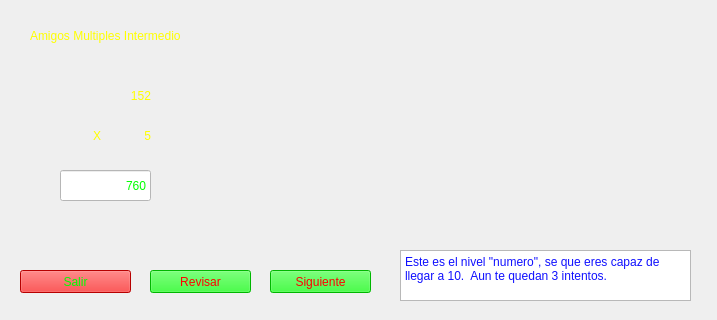
<?xml version="1.0" encoding="UTF-8"?>
<ui version="4.0">
 <class>MainWindow</class>
 <widget class="QMainWindow" name="MainWindow">
  <property name="geometry">
   <rect>
    <x>0</x>
    <y>0</y>
    <width>717</width>
    <height>320</height>
   </rect>
  </property>
  <property name="windowTitle">
   <string>Amigos Multiples Intermedio</string>
  </property>
  <property name="styleSheet">
   <string notr="true"/>
  </property>
  <widget class="QWidget" name="centralwidget">
   <widget class="QLabel" name="label">
    <property name="geometry">
     <rect>
      <x>30</x>
      <y>20</y>
      <width>341</width>
      <height>31</height>
     </rect>
    </property>
    <property name="styleSheet">
     <string notr="true">font: 22pt &quot;Times New Roman&quot;;
color: rgb(255, 255, 0);</string>
    </property>
    <property name="text">
     <string>Amigos Multiples Intermedio</string>
    </property>
   </widget>
   <widget class="QPushButton" name="pushButton_2">
    <property name="geometry">
     <rect>
      <x>20</x>
      <y>270</y>
      <width>111</width>
      <height>23</height>
     </rect>
    </property>
    <property name="styleSheet">
     <string notr="true">font: 18pt &quot;Times New Roman&quot;;
background-color: rgb(255, 0, 0);
color: rgb(0, 255, 0);</string>
    </property>
    <property name="text">
     <string>Salir</string>
    </property>
   </widget>
   <widget class="QLabel" name="Sumatoria">
    <property name="geometry">
     <rect>
      <x>70</x>
      <y>80</y>
      <width>81</width>
      <height>31</height>
     </rect>
    </property>
    <property name="styleSheet">
     <string notr="true">font: 22pt &quot;Times New Roman&quot;;
color: rgb(255, 255, 0);</string>
    </property>
    <property name="text">
     <string>152</string>
    </property>
    <property name="alignment">
     <set>Qt::AlignRight|Qt::AlignTrailing|Qt::AlignVCenter</set>
    </property>
   </widget>
   <widget class="QPushButton" name="pushButton">
    <property name="geometry">
     <rect>
      <x>270</x>
      <y>270</y>
      <width>101</width>
      <height>23</height>
     </rect>
    </property>
    <property name="styleSheet">
     <string notr="true">background-color: rgb(0, 255, 0);
font: 18pt &quot;Times New Roman&quot;;
color: rgb(255, 0, 0);</string>
    </property>
    <property name="text">
     <string>Siguiente</string>
    </property>
   </widget>
   <widget class="QLabel" name="Sumatoria_2">
    <property name="geometry">
     <rect>
      <x>110</x>
      <y>120</y>
      <width>41</width>
      <height>31</height>
     </rect>
    </property>
    <property name="styleSheet">
     <string notr="true">font: 22pt &quot;Times New Roman&quot;;
color: rgb(255, 255, 0);</string>
    </property>
    <property name="text">
     <string>5</string>
    </property>
    <property name="alignment">
     <set>Qt::AlignRight|Qt::AlignTrailing|Qt::AlignVCenter</set>
    </property>
   </widget>
   <widget class="QLineEdit" name="Resultado">
    <property name="geometry">
     <rect>
      <x>60</x>
      <y>170</y>
      <width>91</width>
      <height>31</height>
     </rect>
    </property>
    <property name="styleSheet">
     <string notr="true">font: 16pt &quot;Times New Roman&quot;;
background-color: rgb(255, 255, 255);
color: rgb(0, 255, 0);</string>
    </property>
    <property name="text">
     <string>760</string>
    </property>
    <property name="alignment">
     <set>Qt::AlignRight|Qt::AlignTrailing|Qt::AlignVCenter</set>
    </property>
   </widget>
   <widget class="QLabel" name="Sumatoria_3">
    <property name="geometry">
     <rect>
      <x>70</x>
      <y>120</y>
      <width>31</width>
      <height>31</height>
     </rect>
    </property>
    <property name="styleSheet">
     <string notr="true">font: 22pt &quot;Times New Roman&quot;;
color: rgb(255, 255, 0);</string>
    </property>
    <property name="text">
     <string>X</string>
    </property>
    <property name="alignment">
     <set>Qt::AlignRight|Qt::AlignTrailing|Qt::AlignVCenter</set>
    </property>
   </widget>
   <widget class="QLabel" name="Sumatoria_4">
    <property name="geometry">
     <rect>
      <x>160</x>
      <y>120</y>
      <width>31</width>
      <height>31</height>
     </rect>
    </property>
    <property name="styleSheet">
     <string notr="true">font: 22pt &quot;Times New Roman&quot;;
color: rgb(255, 255, 0);</string>
    </property>
    <property name="text">
     <string/>
    </property>
    <property name="pixmap">
     <pixmap>Images/estrella.jpg</pixmap>
    </property>
    <property name="scaledContents">
     <bool>true</bool>
    </property>
   </widget>
   <widget class="QLabel" name="Sumatoria_5">
    <property name="geometry">
     <rect>
      <x>160</x>
      <y>80</y>
      <width>31</width>
      <height>31</height>
     </rect>
    </property>
    <property name="styleSheet">
     <string notr="true">font: 22pt &quot;Times New Roman&quot;;
color: rgb(255, 255, 0);</string>
    </property>
    <property name="text">
     <string/>
    </property>
    <property name="pixmap">
     <pixmap>Images/estrella.jpg</pixmap>
    </property>
    <property name="scaledContents">
     <bool>true</bool>
    </property>
   </widget>
   <widget class="QLabel" name="Sumatoria_6">
    <property name="geometry">
     <rect>
      <x>160</x>
      <y>170</y>
      <width>31</width>
      <height>31</height>
     </rect>
    </property>
    <property name="styleSheet">
     <string notr="true">font: 22pt &quot;Times New Roman&quot;;
color: rgb(255, 255, 0);</string>
    </property>
    <property name="text">
     <string/>
    </property>
    <property name="pixmap">
     <pixmap>Images/estrella.jpg</pixmap>
    </property>
    <property name="scaledContents">
     <bool>true</bool>
    </property>
   </widget>
   <widget class="QPlainTextEdit" name="plainTextEdit">
    <property name="geometry">
     <rect>
      <x>400</x>
      <y>250</y>
      <width>291</width>
      <height>51</height>
     </rect>
    </property>
    <property name="styleSheet">
     <string notr="true">color: rgb(16, 16, 255);
font: 12pt &quot;Times New Roman&quot;;</string>
    </property>
    <property name="plainText">
     <string>Este es el nivel &quot;numero&quot;, se que eres capaz de llegar a 10.  Aun te quedan 3 intentos.</string>
    </property>
   </widget>
   <widget class="QLabel" name="label_3">
    <property name="geometry">
     <rect>
      <x>560</x>
      <y>110</y>
      <width>131</width>
      <height>121</height>
     </rect>
    </property>
    <property name="text">
     <string/>
    </property>
    <property name="pixmap">
     <pixmap>Images/estrella.jpg</pixmap>
    </property>
    <property name="scaledContents">
     <bool>true</bool>
    </property>
   </widget>
   <widget class="QLabel" name="label_2">
    <property name="geometry">
     <rect>
      <x>0</x>
      <y>0</y>
      <width>801</width>
      <height>471</height>
     </rect>
    </property>
    <property name="text">
     <string/>
    </property>
    <property name="pixmap">
     <pixmap>Images/fondo.png</pixmap>
    </property>
    <property name="scaledContents">
     <bool>true</bool>
    </property>
   </widget>
   <widget class="QPushButton" name="pushButton_3">
    <property name="geometry">
     <rect>
      <x>150</x>
      <y>270</y>
      <width>101</width>
      <height>23</height>
     </rect>
    </property>
    <property name="styleSheet">
     <string notr="true">background-color: rgb(0, 255, 0);
font: 18pt &quot;Times New Roman&quot;;
color: rgb(255, 0, 0);</string>
    </property>
    <property name="text">
     <string>Revisar</string>
    </property>
   </widget>
   <zorder>label_2</zorder>
   <zorder>label</zorder>
   <zorder>pushButton_2</zorder>
   <zorder>Sumatoria</zorder>
   <zorder>pushButton</zorder>
   <zorder>Sumatoria_2</zorder>
   <zorder>Resultado</zorder>
   <zorder>Sumatoria_3</zorder>
   <zorder>Sumatoria_4</zorder>
   <zorder>Sumatoria_5</zorder>
   <zorder>Sumatoria_6</zorder>
   <zorder>plainTextEdit</zorder>
   <zorder>label_3</zorder>
   <zorder>pushButton_3</zorder>
  </widget>
 </widget>
 <resources/>
 <connections/>
</ui>
